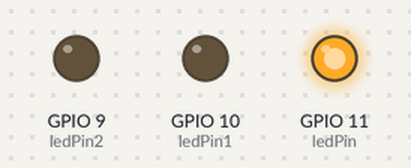
The sketch below on a simulated ESP32-S3. On the bench: output pins drawn as LEDs (lit = HIGH). What the sketch prints to the serial monitor is not drawn.

Above: at 0.5 s.
At 1.5 s:
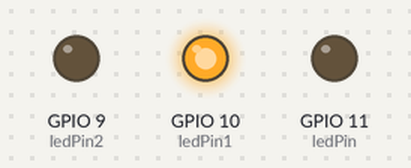
At 5.5 s:
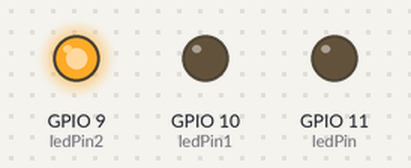
Timing chart, 0 to 6.9 s (numbered marks = the images above):
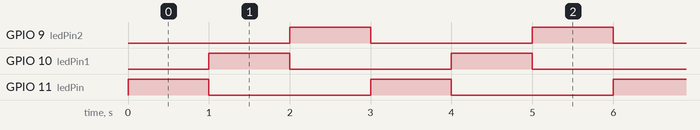

Measured:
- by itself, GPIO 9 (ledPin2), GPIO 10 (ledPin1), GPIO 11 (ledPin): alternates HIGH for 1.0 s and LOW for 2.0 s
- by itself, everything shown: repeats every 3.0 s, in 3 steps

The sketch:

Arduino.ino
```cpp
/* ************************************************************************** */
/*                                                                            */
/*                                                        ::::::::            */
/*   Arduino.ino                                        :+:    :+:            */
/*                                                     +:+                    */
/*   By: smclacke <smclacke@student.codam.nl>         +#+                     */
/*                                                   +#+                      */
/*   Created: 2024/11/30 17:36:48 by smclacke      #+#    #+#                 */
/*   Updated: 2025/01/12 19:32:23 by SarahLouise   ########   odam.nl         */
/*                                                                            */
/* ************************************************************************** */

//#include <Arduino.h>
#include <WiFi.h>
#include <FastLED.h>
#include <wire.h>

const int	ledPin = 11;
const int	ledPin1 = 10;
const int	ledPin2 = 9;

void	setup()
{
	Serial.begin(115200);
	Serial.println("Testing Arduino setup");

	pinMode(ledPin, OUTPUT);
	pinMode(ledPin1, OUTPUT);
	pinMode(ledPin2, OUTPUT);
}

void	loop()
{
	digitalWrite(ledPin, HIGH);
	digitalWrite(ledPin1, LOW);
	digitalWrite(ledPin2, LOW);
	delay(1000);
	digitalWrite(ledPin, LOW);
	digitalWrite(ledPin1, HIGH);
	digitalWrite(ledPin2, LOW);
	delay(1000);
	digitalWrite(ledPin, LOW);
	digitalWrite(ledPin1, LOW);
	digitalWrite(ledPin2, HIGH);
	delay(1000);
}


// basic PIR test
//const int	ledPin = 11;
//const int	PIR = 5;
//const int	val = 0;
//const int	state = LOW;

//void setup()
//{
//	Serial.begin(115200);
//	Serial.println("Testing Arduino setup");

//	pinMode(ledPin, OUTPUT);
//	pinMode(PIR, INPUT);
//}

//void loop()
//{
//  val = digitalRead(sensor);

//  if (val == HIGH)
//  {
//    digitalWrite(ledPin, HIGH);
//    delay(500);
//    if (state == LOW)
//    {
//      Serial.println(" Motion detected");
//      state = HIGH;
//    }
//  }
//  else
//  {
//    digitalWrite(ledPin, LOW);
//    delay(500);
//    if (state == HIGH)
//    {
//      Serial.println("The action/ motion has stopped");
//      state = LOW;
//    }
//  }
//}

// pulsating leds
  // for (int i = 0; i <= 255; i++) {
  //   analogWrite(ledPin, i);
  //   analogWrite(ledPin1, i + 5);
  //   analogWrite(ledPin2, i + 10);
  //   delay(10);

  // }
  // for (int i = 255; i >= 0; i--) {
  //   analogWrite(ledPin, i);
  //   analogWrite(ledPin1, i + 5);
  //   analogWrite(ledPin2, i + 10);
  //   delay(10);
  // }
```
